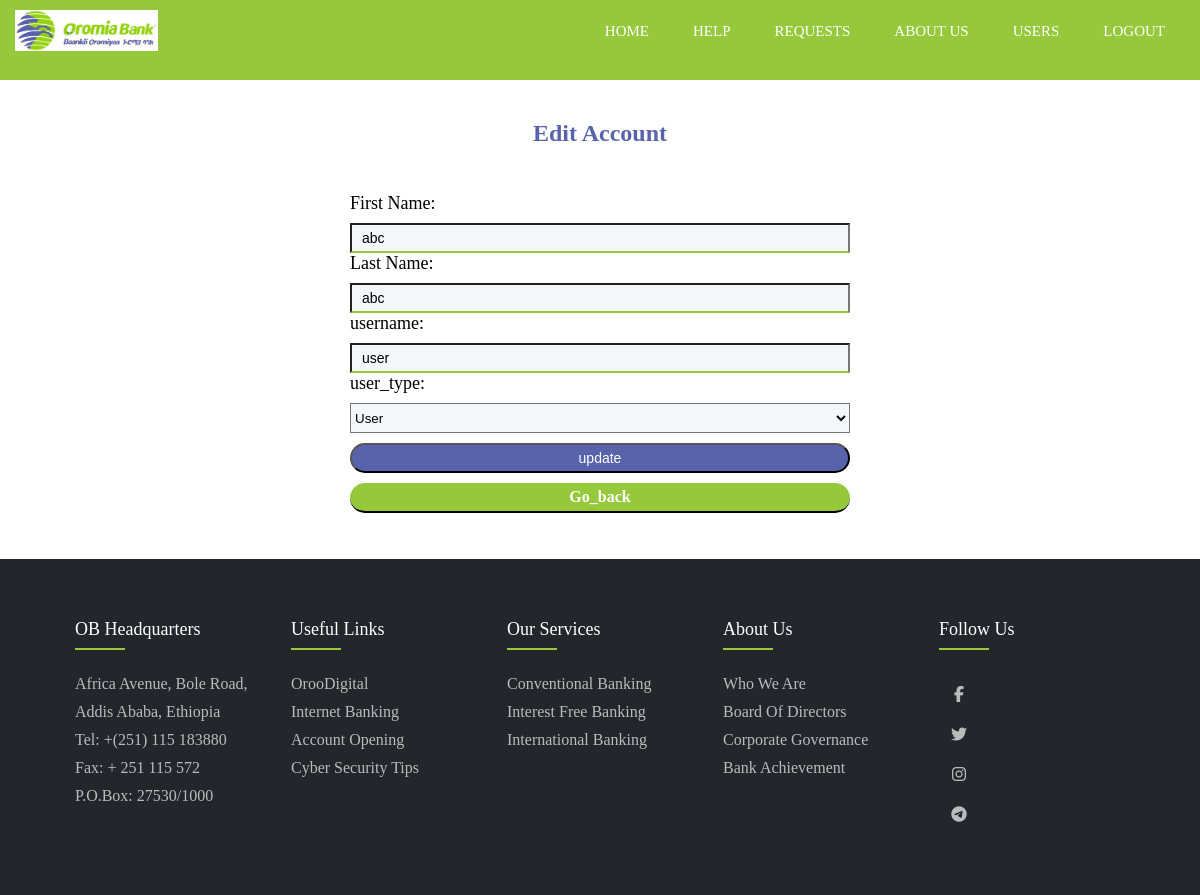
The page /update.php?id=16 (signed in) on the database its author committed.
### tables this page shows
CREATE TABLE `users` (
  `id` int(11) NOT NULL,
  `fname` varchar(50) NOT NULL,
  `lname` varchar(50) NOT NULL,
  `username` varchar(50) NOT NULL,
  `password` varchar(255) NOT NULL,
  `usertype` varchar(50) NOT NULL DEFAULT 'user'
);

### update.php (the view, shortened to what this page needs)
<?php
$conn = new mysqli('localhost', 'root', '', 'ob_helps');
$fname = "";
$lname = "";
$username = "";
$usertype = "";
if ($_SERVER["REQUEST_METHOD"] == "GET") {
    $id = $_GET['id'];
    $sql = "select * from users where id=$id";
    $result = $conn->query($sql);
    $row = $result->fetch_assoc();
    $fname = $row["fname"];
    $lname = $row["lname"];
    $username = $row["username"];
    $usertype = $row["usertype"];
}
?>
<!DOCTYPE html>
<html lang="en">
<head>
    <link rel="stylesheet" href="style.css">
    <link rel="stylesheet" href="https://cdnjs.cloudflare.com/ajax/libs/font-awesome/6.5.2/css/all.min.css">
</head>
<body>
    <header>
        <div class="wrapper">
            <div class="logo">
                <img src="image/ob-logo.png" alt="">
            </div>
            <ul class="nav-area">
                <li><a href="index.php">HOME</a></li>
                <li><a href="help.php">HELP</a></li>
                <?php if (isset($_SESSION['usertype'])) : ?>
                    <li><a href="request.php">REQUESTS</a></li>
                <?php endif ?>
                <li><a href="about.php">ABOUT US</a></li>
                <?php if (isset($_SESSION['usertype']) && $_SESSION['usertype'] == 'admin') : ?>
                    <li><a href="users.php">USERS</a></li>
                <?php endif ?>
                <?php if (isset($_SESSION['usertype'])) : ?>
                    <li><a href="logout.php">LOGOUT</a></li>
                <?php else : ?>
                    <li><a href="login.php">LOGIN</a></li>
                <?php endif ?>
            </ul>
        </div>
    </header>
    <h1>Edit Account</h1>
    <div class="containe">
        <form action="update.php" method="POST">
            <label for="fname">First Name: </label>
            <input type="text" name="fname" value="<?php echo $fname; ?>" required>
            <label for="lname">Last Name:</label>
            <input type="text" name="lname" value="<?php echo $lname; ?>" required>
            <label for="username">username:</label>
            <input type="username" name="username" value="<?php echo $username; ?>" required>
            <label for="user_type">user_type:</label>
            <select id="user_type" name="usertype" value="<?php echo $usertype; ?>">
                <option value="user">User</option>
            </select>
            <input type="submit" value="update">
        </form>
        <div class="userr">
            <a href="userslist.php">
                <h4>go_back</h4>
            </a>
        </div>
    </div>
    <footer class="footer">
        <div class="container">
            <div class="row">
                <div class="footer-col">
                    <h4>OB Headquarters</h4>
                    <ul>
                        <li><a href="#">Africa Avenue, Bole Road,</a></li>
                        <li><a href="#">Addis Ababa, Ethiopia</a></li>
                        <li><a href="#">Tel: +(251) 115 183880</a></li>
                        <li><a href="#">Fax: + 251 115 572
                        <li><a href="#">P.O.Box: 27530/1000</a></li>
                    </ul>
                </div>
                <div class="footer-col">
                    <h4>Useful Links</h4>
                    <ul>
                        <li><a href="#">OrooDigital</a></li>
                        <li><a href="#">Internet Banking</a></li>
                        <li><a href="#">Account Opening</a></li>
                        <li><a href="#">Cyber Security Tips</a></li>
                    </ul>
                </div>
                <div class="footer-col">
                    <h4>Our Services</h4>
                    <ul>
                        <li><a href="#">Conventional Banking</a></li>
                        <li><a href="#">Interest Free Banking</a></li>
                        <li><a href="#">International Banking</a></li>
                    </ul>
                </div>
                <div class="footer-col">
                    <h4>About Us</h4>
                    <ul>
                        <li><a href="about.php">Who We Are</a></li>
                        <li><a href="about.php">Board Of Directors</a></li>
                        <li><a href="about.php">Corporate Governance</a></li>
                        <li><a href="about.php">Bank Achievement</a></li>
                    </ul>
                </div>
                <div class="footer-col">
                    <h4>follow us</h4>
                    <div class="social-link">
                        <a href="https://www.facebook.com/oibsc/"><i class="fab fa-facebook-f"></i></a>
                        <a href="https://twitter.com/oromiabank"><i class="fab fa-twitter"></i></a>
                        <a href="https://www.instagram.com/oromiaintbank/"><i class="fab fa-instagram"></i></a>
                        <a href="https://t.me/OromiabankOfficial"><i class="fab fa-telegram"></i></a>
                    </div>
                </div>
            </div>
    </footer>
</body>
</html>

### style.css (style rules this page uses)
* { margin: 0; padding: 0; box-sizing: border-box; }
.wrapper { width: 1170px; margin: auto; }
header { height: 10vh; background-size: cover; background-position: center; position: relative; background-color: #96c83c; }
.nav-area { float: right; list-style: none; margin-top: 18px; }
.nav-area li { display: inline-block; }
.nav-area li a { color: #ffffff; text-decoration: none; padding: 5px 20px; font-size: 15px; }
.logo img { width: 143px; float: left; margin-top: 10px; }
* { margin: 0; padding: 0; box-sizing: border-box; border-radius: 0; }
.container { max-width: 1170px; margin: 0; height: 27vh; }
.row { display: flex; flex-wrap: wrap; }
ul { list-style: none; }
.footer { background-color: #24262b; padding: 60px; margin-top: 10px; }
.footer-col { width: 20%; padding: 0 15px; }
.footer-col h4 { font-size: 18px; color: #ffffff; text-transform: capitalize; margin-bottom: 35px; font-weight: 500; position: relative; }
.footer-col h4::before { content: ''; position: absolute; left: 0; bottom: -10px; background-color: #96c83c; height: 2px; box-sizing: border-box; width: 50px; }
.footer-col ul li:not(:last-child) { margin-bottom: 10px; }
.footer-col ul li, a { font-size: 16px; text-transform: capitalize; color: #ffffff; text-decoration: none; font-weight: 300; color: #bbbbbb; display: block; transform: all 0.3s ease; }
.footer-col .social-link { display: inline-block; height: 40px; width: 40px; background-color: rgba(255, 255, 255, 0, 2); margin-right: 0 10px 10px 0; text-align: center; line-height: 40px; border-radius: 50px; color: #ffffff; transition: all 0.5s ease; }
.containe { max-width: 1320; margin: 0; padding: 3%; text-align: 0; background-color: #fff; }
input, label, textarea { display: block; margin: auto; width: 500px; color: #000; height: 30px; text-align: left; font-size: large; height: 30px; text-emphasis-color: #000; }
input, textarea { background-color: transparent; border: 110; border-bottom: 2px solid #96c83c; color: #000; background-color: #f4f7fa; }
select { background-color: #f4f7fa; color: #000; display: block; margin: 0 auto; width: 500px; height: 30px; display: block; }
input[ type=submit] { background-color: #5863ac; padding-top: 5px !important; color: #fff; font-size: 14px; border-bottom: none; margin-top: 10px; cursor: pointer; transform: all 0.3s ease; border-radius: 500px; text-align: center; font: bold; border-bottom: 2px solid #000; }
input, textarea { font-size: 14px; padding: 10px; }
h1 { text-align: center; font-size: 24px; color: #5863ac; margin-bottom: 10px; margin-top: 40px; }
img { max-width: 100%; height: auto; }
.userr a { background-color: #96c83c; margin: 0 auto; color: #fff; font-size: 16px; border: none; padding-top: 5px; margin-top: 10px; border-radius: 500px; text-align: center; font-weight: bold; width: 500px; height: 30px; border-bottom: 2px solid #000; animation-name: slideAndColorChange; animation-duration: 2s; animation-timing-function: ease-in-out; animation-iteration-count: infinite; }

### rows shown on the page
users: fname "abc", lname "abc", username "user", usertype "User"
